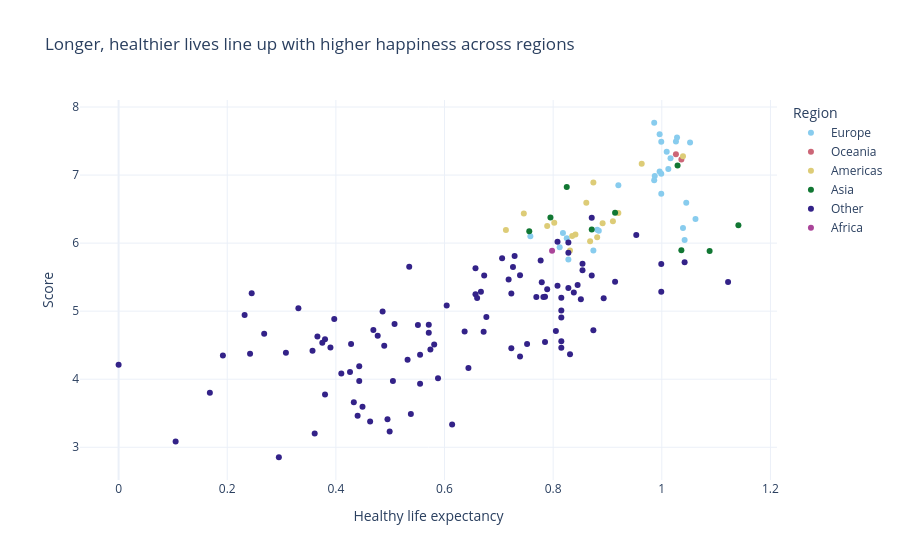

This figure's notebook cell:
### Markdown cell above
## Q4 / Healthy Life Expectancy vs. Happiness by Region

### Code cell
fig = px.scatter(
    df, 
    x="Healthy life expectancy",  # Corrected from "Life Expectancy"
    y="Score",                    # Corrected from "Happiness Score"
    color="Region",
    color_discrete_sequence=px.colors.qualitative.Safe,
    title="Longer, healthier lives line up with higher happiness across regions",
    template="plotly_white"
)
fig.show()

### Figure 1 — Plotly figure (JSON) as saved in the notebook; plotly's stock layout.template omitted (floating-point values rounded to 4 significant figures)
{"data": [{"hovertemplate": "Region=Europe<br>Healthy life expectancy=%{x}<br>Score=%{y}<extra></extra>", "legendgroup": "Europe", "marker": {"color": "rgb(136, 204, 238)", "symbol": "circle"}, "mode": "markers", "name": "Europe", "orientation": "v", "showlegend": true, "type": "scatter", "x": [0.986, 0.996, 1.028, 1.026, 0.999, 1.052, 1.009, 1.016, 1.012, 0.996, 0.999, 0.987, 0.986, 0.92, 0.999, 1.045, 1.062, 1.039, 0.881, 0.884, 0.818, 0.758, 0.825, 1.042, 0.812, 0.874, 0.828], "xaxis": "x", "y": [7.769, 7.6, 7.554, 7.494, 7.488, 7.48, 7.343, 7.246, 7.09, 7.054, 7.021, 6.985, 6.923, 6.852, 6.726, 6.592, 6.354, 6.223, 6.198, 6.182, 6.149, 6.1, 6.07, 6.046, 5.94, 5.893, 5.758], "yaxis": "y"}, {"hovertemplate": "Region=Oceania<br>Healthy life expectancy=%{x}<br>Score=%{y}<extra></extra>", "legendgroup": "Oceania", "marker": {"color": "rgb(204, 102, 119)", "symbol": "circle"}, "mode": "markers", "name": "Oceania", "orientation": "v", "showlegend": true, "type": "scatter", "x": [1.026, 1.036], "xaxis": "x", "y": [7.307, 7.228], "yaxis": "y"}, {"hovertemplate": "Region=Americas<br>Healthy life expectancy=%{x}<br>Score=%{y}<extra></extra>", "legendgroup": "Americas", "marker": {"color": "rgb(221, 204, 119)", "symbol": "circle"}, "mode": "markers", "name": "Americas", "orientation": "v", "showlegend": true, "type": "scatter", "x": [1.039, 0.963, 0.874, 0.861, 0.92, 0.746, 0.91, 0.802, 0.891, 0.789, 0.713, 0.841, 0.835, 0.881, 0.868, 0.831], "xaxis": "x", "y": [7.278, 7.167, 6.892, 6.595, 6.444, 6.436, 6.321, 6.3, 6.293, 6.253, 6.192, 6.125, 6.105, 6.086, 6.028, 5.89], "yaxis": "y"}, {"hovertemplate": "Region=Asia<br>Healthy life expectancy=%{x}<br>Score=%{y}<extra></extra>", "legendgroup": "Asia", "marker": {"color": "rgb(17, 119, 51)", "symbol": "circle"}, "mode": "markers", "name": "Asia", "orientation": "v", "showlegend": true, "type": "scatter", "x": [1.029, 0.825, 0.914, 0.795, 1.141, 0.871, 0.756, 1.036, 1.088], "xaxis": "x", "y": [7.139, 6.825, 6.446, 6.375, 6.262, 6.199, 6.174, 5.895, 5.886], "yaxis": "y"}, {"hovertemplate": "Region=Other<br>Healthy life expectancy=%{x}<br>Score=%{y}<extra></extra>", "legendgroup": "Other", "marker": {"color": "rgb(51, 34, 136)", "symbol": "circle"}, "mode": "markers", "name": "Other", "orientation": "v", "showlegend": true, "type": "scatter", "x": [0.871, 0.953, 0.808, 0.828, 0.828, 0.729, 0.706, 0.777, 1.042, 0.854, 0.999, 0.535, 0.726, 0.657, 0.854, 0.739, 0.673, 0.871, 0.718, 0.914, 1.122, 0.779, 0.845, 0.808, 0.828, 0.789, 0.999, 0.667, 0.838, 0.245, 0.723, 0.657, 0.785, 0.782, 0.769, 0.815, 0.66, 0.893, 0.851, 0.604, 0.331, 0.815, 0.486, 0.232, 0.677, 0.815, 0.397, 0.508, 0.571, 0.551, 0.469, 0.874, 0.805, 0.637, 0.672, 0.571, 0.268, 0.477, 0.366, 0.38, 0.815, 0.785, 0.375, 0.752, 0.428, 0.581, 0.489, 0.39, 0.815, 0.723, 0.574, 0.357, 0.308, 0.242, 0.831, 0.555, 0.192, 0.739, 0.532, 0.0, 0.443, 0.644, 0.426, 0.41, 0.588, 0.443, 0.505, 0.555, 0.168, 0.38, 0.433, 0.449, 0.538, 0.44, 0.495, 0.463, 0.614, 0.499, 0.361, 0.105, 0.295], "xaxis": "x", "y": [6.374, 6.118, 6.021, 6.008, 5.86, 5.809, 5.779, 5.743, 5.718, 5.697, 5.693, 5.653, 5.648, 5.631, 5.603, 5.529, 5.525, 5.523, 5.467, 5.432, 5.43, 5.425, 5.386, 5.373, 5.339, 5.323, 5.287, 5.285, 5.274, 5.265, 5.261, 5.247, 5.211, 5.208, 5.208, 5.197, 5.192, 5.191, 5.175, 5.082, 5.044, 5.011, 4.996, 4.944, 4.913, 4.906, 4.883, 4.812, 4.799, 4.796, 4.722, 4.719, 4.707, 4.7, 4.696, 4.681, 4.668, 4.639, 4.628, 4.587, 4.559, 4.548, 4.534, 4.519, 4.516, 4.509, 4.49, 4.466, 4.461, 4.456, 4.437, 4.418, 4.39, 4.374, 4.366, 4.36, 4.35, 4.332, 4.286, 4.212, 4.189, 4.166, 4.107, 4.085, 4.015, 3.975, 3.973, 3.933, 3.802, 3.775, 3.663, 3.597, 3.488, 3.462, 3.41, 3.38, 3.334, 3.231, 3.203, 3.083, 2.853], "yaxis": "y"}, {"hovertemplate": "Region=Africa<br>Healthy life expectancy=%{x}<br>Score=%{y}<extra></extra>", "legendgroup": "Africa", "marker": {"color": "rgb(170, 68, 153)", "symbol": "circle"}, "mode": "markers", "name": "Africa", "orientation": "v", "showlegend": true, "type": "scatter", "x": [0.798], "xaxis": "x", "y": [5.888], "yaxis": "y"}], "layout": {"legend": {"title": {"text": "Region"}, "tracegroupgap": 0}, "title": {"text": "Longer, healthier lives line up with higher happiness across regions"}, "xaxis": {"anchor": "y", "domain": [0, 1], "title": {"text": "Healthy life expectancy"}}, "yaxis": {"anchor": "x", "domain": [0, 1], "title": {"text": "Score"}}}}
